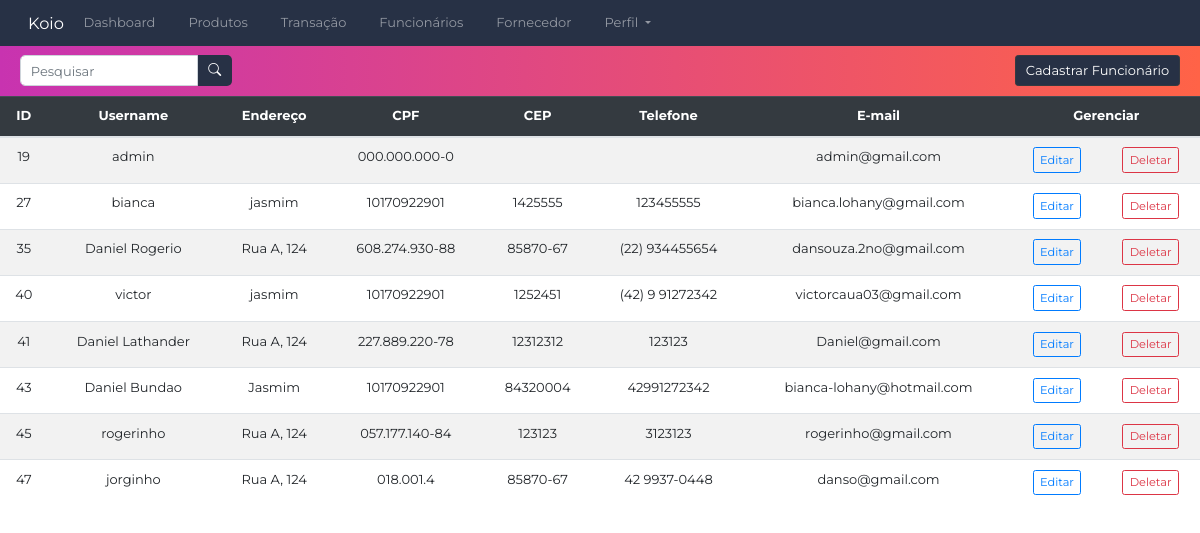
The page /funcionario/ (signed in) on the database as committed earlier.
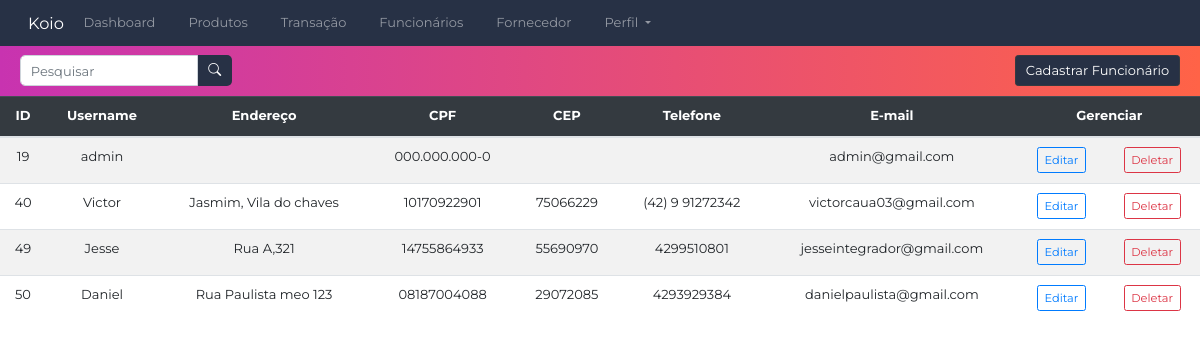
The same page on the database as committed later.
### CRUDfuncionario/models.py (models this page shows, shortened)
class Funcionario(AbstractUser):
    idFuncionario = models.AutoField(primary_key=True)
    nivelDeAcesso = models.IntegerField(default=1)
    enderecoFuncionario = models.CharField(max_length=30)
    CPF = CPFField('CPF',default='000.000.000-0',validators=[valida_cpf])
    CEP = models.CharField(max_length=8)
    telefone = models.CharField(max_length=20)
    funcao = models.CharField(max_length=30)
    username = models.CharField(max_length=30,default='default_username', unique=True,
                                validators=[valida_texto])
    password = models.CharField(max_length=100, default='default_password')
    email = models.EmailField(unique=True, default='daniel@gmail.com',
                              validators = [EmailValidator(message="Insira um endereco de email valído")])
    def __init__(self, *args: Any, **kwargs: Any) -> None:
        super().__init__(*args, **kwargs)

### CRUDfuncionario/views.py (the view)
# urls.py: path('', Funcionarios, name="funcionario"),
def Funcionarios(request):
    if verifica_login(request):
        funcionarios = Funcionario.objects.all()
        return render(request, "funcionarios.html", {"funcionarios": funcionarios})
    else:
        return redirect(login_view)

### login/views.py (called while the page is built)
def verifica_login(request):
        return 'user_id' in request.session

### CRUDfuncionario/templates/funcionarios.html (shortened to what this page needs)
{% extends 'navbar.html' %}
{% load static %}
{% block extra_css %}
<link rel="stylesheet" type="text/css" href="{% static 'css/funcionario.css' %}">
{% endblock %}
{% block content%}
<div class="container-table">
    <div class="rectangle">
        <form class="d-flex align-items-center">
            <input class="form-control me-2 w-100" type="search" id="searchInput" placeholder="Pesquisar" aria-label="Search">
            <button class="btn btn-search" type="submit">
                <i class="bi bi-search"></i>
            </button>
        </form>
        <a href="{% url 'cadastrarFuncionario_view' %}" class="btn btn-dark ms-auto">Cadastrar Funcionário</a>
    </div>
    <table class="table table-striped table-responsive-lg">
        <thead class="table-dark">
                <tr>
                <th scope="col">ID</th>
                <th scope="col">Username</th>
                <th scope="col">Endereço</th>
                <th scope="col">CPF</th>
                <th scope="col">CEP</th>
                <th scope="col">Telefone</th>
                <th scope="col">E-mail</th>
                <th scope="col" colspan="2">Gerenciar</th>
            </tr>
        </thead>
        <tbody id="funcTable">
            {% for funcionario in funcionarios %}
            {% if not request.user_id == funcionario.idFuncionario %}
            <tr>
                <td>{{ funcionario.idFuncionario }}</td>
                <td>{{ funcionario.username }}</td>
                <td>{{ funcionario.enderecoFuncionario }}</td>
                <td>{{ funcionario.CPF }}</td>
                <td>{{ funcionario.CEP }}</td>
                <td>{{ funcionario.telefone }}</td>
                <td>{{ funcionario.email }}</td>
                <td>
                    <a href="{% url 'editarFuncionario_view' funcionario.idFuncionario %}" class="btn btn-outline-primary btn-sm">Editar</a>
                </td>
                <td>
                    <a href="{% url 'deleteFuncionario_view' funcionario.idFuncionario %}" class="btn btn-outline-danger btn-sm">Deletar</a>
                </td>
            {% endif %}
            </tr>
            {% endfor %}
        </tbody>
    </table>
</div>
{% endblock %}

### templates/navbar.html (shortened to what this page needs)
{% load static %}
<!DOCTYPE html>
<html lang="en">
  <head>
    <link
      rel="stylesheet" href="https://stackpath.bootstrapcdn.com/bootstrap/4.3.1/css/bootstrap.min.css">
    <link rel="stylesheet" href="{% static 'css/base.css' %}">
    {% block extra_css %}{% endblock %}
  </head>
  <body>
    <nav class="navbar navbar-dark navbar-expand-sm" style="background-color: #273145;">
      <div class="container-fluid">
        <a href="" class="navbar-brand d-flex">Koio</a>
        <div class="collapse navbar-collapse" id="navbarNav">
          <ul class="navbar-nav me-3">
            <li class="nav-item {% if request.resolver_match.url_name == 'telainicial' %}active{% endif %}">
              <a class="nav-link" href="{% url 'telainicial' %}">Dashboard<span class="sr-only">(current)</span></a>
            </li>
            <li class="nav-item {% if request.resolver_match.url_name == 'produtos' %}active{% endif %}">
              <a class="nav-link" href="{% url 'produtos' %}">Produtos</a>
            </li>
            <li class="nav-item {% if request.resolver_match.url_name == 'transacao_view' %}active{% endif %}">
              <a class="nav-link" href="{% url 'transacao_view' %}">Transação</a>
            </li>
            <li class="nav-item {% if request.resolver_match.url_name == 'funcionarios' %}active{% endif %}">
              <a class="nav-link" href="{% url 'funcionarios' %}">Funcionários</a>
            </li>
            <li class="nav-item {% if request.resolver_match.url_name == 'fornecedor' %}active{% endif %}">
              <a class="nav-link" href="{% url 'fornecedor' %}">Fornecedor</a>
            </li>
            <form class="d-flex me-2">
              <li class="nav-item dropdown {% if request.resolver_match.url_name == 'perfil' %}active{% endif %}">
                <a class="nav-link dropdown-toggle" href="#" id="perfilDropdown" role="button" data-toggle="dropdown" aria-haspopup="true" aria-expanded="false">
                  Perfil
                </a>
              </li>
            </form>
          </ul>
        </div>
      </div>
    </nav>
    {% block content %}{% endblock %}
  </body>
</html>

### Static/css/base.css (style rules this page uses)
* { font-family: 'Montserrat', sans-serif; font-size: 13px; }
.navbar-nav .nav-item { margin-right: 20px; }
.rectangle { display: flex; justify-content: space-between; align-items: center; background: linear-gradient(to right, rgba(200, 51, 176), rgba(255, 99, 71)); height: 50px; width: 100%; padding: 20px; }
#searchInput { width: 100%; border-radius: 5px 0px 0px 5px; }
.btn-search { color: white; background-color: #273145; border-radius: 0px 5px 5px 0px; }
.btn-dark { background-color: #273145; }
.table { width: 100%; margin: 0; padding: 0; }
.table thead th, .table tbody td { text-align: center; }

Rows that differ between the two databases and show on the page:
removed Funcionario: idFuncionario "27", username "bianca", enderecoFuncionario "jasmim", CPF "10170922901", CEP "1425555", telefone "123455555", email "bianca.lohany@gmail.com"
removed Funcionario: idFuncionario "35", username "Daniel Rogerio", enderecoFuncionario "Rua A, 124", CPF "608.274.930-88", CEP "85870-67", telefone "(22) 934455654", email "dansouza.2no@gmail.com"
removed Funcionario: idFuncionario "41", username "Daniel Lathander", enderecoFuncionario "Rua A, 124", CPF "227.889.220-78", CEP "12312312", telefone "123123", email "Daniel@gmail.com"
removed Funcionario: idFuncionario "43", username "Daniel Bundao", enderecoFuncionario "Jasmim", CPF "10170922901", CEP "84320004", telefone "42991272342", email "bianca-lohany@hotmail.com"
removed Funcionario: idFuncionario "45", username "rogerinho", enderecoFuncionario "Rua A, 124", CPF "057.177.140-84", CEP "123123", telefone "3123123", email "rogerinho@gmail.com"
removed Funcionario: idFuncionario "47", username "jorginho", enderecoFuncionario "Rua A, 124", CPF "018.001.4", CEP "85870-67", telefone "42 9937-0448", email "danso@gmail.com"
changed Funcionario "victorcaua03@gmail.com": username "victor" → "Victor"; enderecoFuncionario "jasmim" → "Jasmim, Vila do chaves"; CEP "1252451" → "75066229"
added Funcionario: idFuncionario "49", username "Jesse", enderecoFuncionario "Rua A,321", CPF "14755864933", CEP "55690970", telefone "4299510801", email "jesseintegrador@gmail.com"
added Funcionario: idFuncionario "50", username "Daniel", enderecoFuncionario "Rua Paulista meo 123", CPF "08187004088", CEP "29072085", telefone "4293929384", email "danielpaulista@gmail.com"
